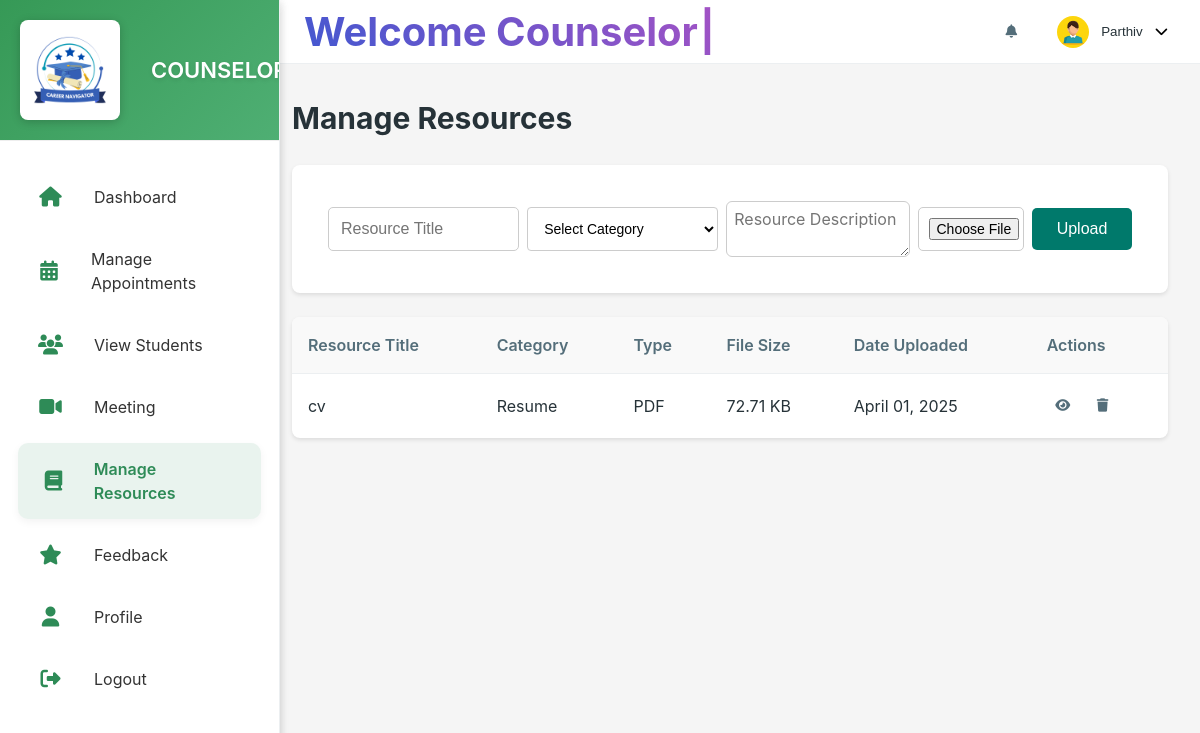
Screenshot of /manage_resources (signed in) with the database file from the repository.
### model.py (models this page shows)
class Counselor(db.Model):
    __tablename__ = 'counselors'
    id = db.Column(db.Integer, primary_key=True, autoincrement=True)
    full_name = db.Column(db.String(150), nullable=False)
    email = db.Column(db.String(150), unique=True, nullable=False)
    password = db.Column(db.String(255), nullable=False)
    contact_number = db.Column(db.String(15), nullable=False)
    specialization = db.Column(db.String(50), nullable=False)
    bio = db.Column(db.String(500), nullable=False)
    profile_picture = db.Column(db.String(255), nullable=True)
    interests = db.Column(db.Text, nullable=True)
    approval_status = db.Column(db.String(20), nullable=False, default='pending')
    verification_code = db.Column(db.Integer, nullable=False,default=0)
    created_at = db.Column(db.DateTime, nullable=False, default=datetime.now(timezone.utc))
    feedbacks = db.relationship('Feedback', back_populates='counselor')
    schedules = db.relationship('CounselorSchedule', back_populates='counselor', cascade="all, delete-orphan")

class Resource(db.Model):
    __tablename__ = 'resources'
    id = db.Column(db.Integer, primary_key=True, autoincrement=True)
    title = db.Column(db.String(200), nullable=False)
    description = db.Column(db.String(100), nullable=True)
    category = db.Column(db.String(50), nullable=False)
    file_type = db.Column(db.String(50), nullable=False)
    file_size = db.Column(db.String(50), nullable=False)
    file_link = db.Column(db.String(255), nullable=False)
    downloads = db.Column(db.Integer, nullable=False, default=0)
    date_uploaded= db.Column(db.DateTime, nullable=False, default=datetime.now(timezone.utc))
    counselor_id = db.Column(db.Integer, nullable=False)

### app.py (the view, shortened to what this page needs)
@app.route('/manage_resources',methods=['GET','POST'])
def manage_resources():
    if request.method == 'GET':
        if 'counselor_id' not in session:
            return redirect(url_for('coun_login'))
        counselor = Counselor.query.get_or_404(session['counselor_id'])
        profile_picture = counselor.profile_picture
        resources = Resource.query.filter_by(counselor_id=session['counselor_id']).all()
        return render_template('counselor/coun_resources.html',resources=resources,profile_picture=profile_picture,active_page='manage_resources')

### templates/counselor/coun_resources.html (shortened to what this page needs)
{% extends 'counselor/counselor_base.html' %}
{% block coun_content %}
<div class="section-header">
    <h1>Manage Resources</h1>
</div>
<div class="filter-container">
    <form class="filter-group" id="resourceForm">
        <input type="text" name="title" placeholder="Resource Title" required>
        <select name="category" id="categoryDropdown" required>
            <option value="" disabled selected>Select Category</option>
        </select>
        <textarea name="description" placeholder="Resource Description" id="resource-desc" required></textarea>
        <input type="file" name="file" required>
        <button type="submit">Upload</button>
    </form>
</div>
<div class="view-container">
    <table class="data-table">
        <thead>
            <tr>
                <th>Resource Title</th>
                <th>Category</th>
                <th>Type</th>
                <th>File Size</th>
                <th>Date Uploaded</th>
                <th>Actions</th>
            </tr>
        </thead>
        <tbody>
            {% if resources %}
            {% for resource in resources %}
            <tr>
                <td>{{ resource.title }}</td>
                <td>{{ resource.category }}</td>
                <td>{{ resource.file_type }}</td>
                <td>{{ resource.file_size }}</td>
                <td>{{ resource.date_uploaded.strftime('%B %d, %Y') }}</td>
                <td class="action-cell">
                    <button class="action-icon view-resource" title="View Resource" data-id="{{ resource.id }}">
                        <i class="fas fa-eye"></i>
                    </button>
                    <button class="action-icon delete" title="Delete Resource" data-id="{{ resource.id }}">
                        <i class="fas fa-trash"></i>
                    </button>
                </td>
            </tr>
            {% endfor %}
            {% else %}
            <tr>
                <td colspan="6" style="text-align: center;">No Resources Available</td>
            </tr>
            {% endif %}
        </tbody>
    </table>
</div>
{% endblock %}

### templates/counselor/coun_header.html (shortened to what this page needs)
<div class="search-container1" style="margin-left: 20px;">
    <h2 class="animated-text"></h2>
</div>
<div class="top-bar-right">
    <div class="notifications">
        <button class="notification-btn" id="notificationBtn">
            <i class="fas fa-bell"></i>
        </button>
    </div>
    <div class="profile-dropdown">
        <button class="profile-btn" id="profileBtn">
            <img src="{{ profile_picture }}" alt="profileImg" class="profile-img">
            <span class="profile-name">{{session['counselor_name']}}</span>
            <i class="fas fa-chevron-down"></i>
        </button>
    </div>
</div>

### static/css/counselor/counselor.css (style rules this page uses)
:root { --primary-color: #00796b; --primary-light: #48a999; --primary-dark: #004c40; --secondary-color: #607d8b; --warning-color: #ffa000; --danger-color: #d32f2f; --success-color: #388e3c; --background-color: #f5f5f5; --surface-color: #ffffff; --text-primary: #263238; --text-secondary: #546e7a; --text-muted: #90a4ae; --border-color: #eceff1; --sidebar-width: 260px; --sidebar-collapsed-width: 70px; --top-bar-height: 64px; --card-shadow: 0 2px 4px rgba(0, 0, 0, 0.1); --transition-speed: 0.3s; }
* { margin: 0; padding: 0; box-sizing: border-box; }
body { font-family: "Poppins", -apple-system, BlinkMacSystemFont, "Segoe UI", Roboto, Oxygen, Ubuntu, Cantarell, sans-serif; background-color: var(--background-color); color: var(--text-primary); line-height: 1.5; }
.top-bar-right { display: flex; align-items: center; gap: 1.5rem; }
.notifications { position: relative; }
.notification-btn { background: none; border: none; color: var(--text-secondary); cursor: pointer; position: relative; padding: 0.5rem; }
.profile-dropdown { position: relative; }
.profile-btn { background: none; border: none; display: flex; align-items: center; gap: 0.75rem; cursor: pointer; padding: 0.5rem; }
.profile-img { width: 32px; height: 32px; border-radius: 50%; }
.profile-name { color: var(--text-primary); font-weight: 500; }
.section-header { display: flex; justify-content: space-between; align-items: center; margin-bottom: 1.5rem; }
.section-header h1 { font-size: 1.875rem; color: var(--text-primary); }
.filter-container { display: flex; flex-wrap: wrap; gap: 1rem; margin-bottom: 1.5rem; align-items: center; background-color: var(--surface-color); padding: 1rem; border-radius: 8px; box-shadow: var(--card-shadow); }
.filter-group { display: flex; align-items: center; gap: 0.5rem; }
.view-container { background-color: var(--surface-color); border-radius: 8px; box-shadow: var(--card-shadow); overflow: hidden; }
.data-table { width: 100%; border-collapse: collapse; }
.data-table th, .data-table td { padding: 1rem; text-align: left; border-bottom: 1px solid var(--border-color); }
.data-table th { background-color: #f9f9f9; font-weight: 600; color: var(--text-secondary); }
.data-table tr:last-child td { border-bottom: none; }
.action-cell { display: flex; gap: 0.5rem; }
.action-icon { width: 32px; height: 32px; border-radius: 4px; display: flex; align-items: center; justify-content: center; background: none; border: none; cursor: pointer; color: var(--text-secondary); }
form { display: flex; flex-direction: row; align-items: center; gap: 20px; width: 100%; height: 100%; padding: 20px; box-sizing: border-box; }
form input[type="text"] { width: 100%; max-width: 600px; padding: 12px; font-size: 16px; border: 1px solid #ccc; border-radius: 5px; }
form input[type="file"] { width: 100%; max-width: 106.5px; padding: 10px; font-size: 14px; border: 1px solid #ccc; border-radius: 5px; }
form button[type="submit"] { width: 100%; max-width: 100px; padding: 12px; font-size: 16px; border: none; border-radius: 5px; background-color: var(--primary-color); color: white; cursor: pointer; transition: background-color 0.3s ease; }
.filter-group select { padding: 12px; width: 100%; max-width: 200px; font-size: 14px; border: 1px solid #ccc; border-radius: 4px; outline: none; cursor: pointer; background-color: #fff; }
.filter-group #resource-desc { width: 100%; padding: 7px; border: 1px solid #ccc; border-radius: 6px; font-family: inherit; font-size: 1rem; color: var(--text-primary); transition: border-color var(--transition-speed) ease; }

### templates/counselor/coun_header.html (style rules this page uses)
.animated-text { font-size: 2.5rem; background: linear-gradient(45deg, #4158D0, #C850C0, #FFCC70); -webkit-background-clip: text; background-clip: text; -webkit-text-fill-color: transparent; background-size: 300%; animation: gradient-animation 10s ease infinite; }
.animated-text::after { content: '|'; margin-left: 2px; animation: blink 1s infinite; font-weight: bold; }

### rows the page displays
Counselor: profile_picture (placeholder picture), counselor_name "Parthiv"
Resource: title "cv", category "Resume", file_type "PDF", file_size "72.71 KB", date_uploaded "April 01, 2025"
